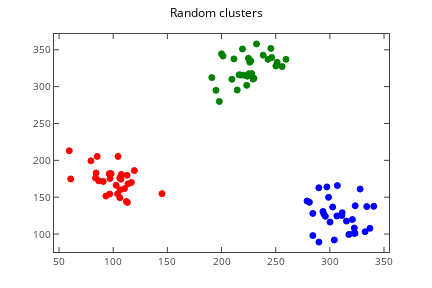

Here is the notebook cell this chart was saved with:
### Code cell
py.offline.iplot(plotly_dict)

### Figure 1 — Plotly figure (JSON) as saved in the notebook; plotly's stock layout.template omitted (floating-point values rounded to 4 significant figures)
{"data": [{"marker": {"color": ["rgba(255,0,0,1.0)", "rgba(255,0,0,1.0)", "rgba(255,0,0,1.0)", "rgba(255,0,0,1.0)", "rgba(255,0,0,1.0)", "rgba(255,0,0,1.0)", "rgba(255,0,0,1.0)", "rgba(255,0,0,1.0)", "rgba(255,0,0,1.0)", "rgba(255,0,0,1.0)", "rgba(255,0,0,1.0)", "rgba(255,0,0,1.0)", "rgba(255,0,0,1.0)", "rgba(255,0,0,1.0)", "rgba(255,0,0,1.0)", "rgba(255,0,0,1.0)", "rgba(255,0,0,1.0)", "rgba(255,0,0,1.0)", "rgba(255,0,0,1.0)", "rgba(255,0,0,1.0)", "rgba(255,0,0,1.0)", "rgba(255,0,0,1.0)", "rgba(255,0,0,1.0)", "rgba(255,0,0,1.0)", "rgba(255,0,0,1.0)", "rgba(255,0,0,1.0)", "rgba(255,0,0,1.0)", "rgba(255,0,0,1.0)", "rgba(255,0,0,1.0)", "rgba(255,0,0,1.0)", "rgba(0,128,0,1.0)", "rgba(0,128,0,1.0)", "rgba(0,128,0,1.0)", "rgba(0,128,0,1.0)", "rgba(0,128,0,1.0)", "rgba(0,128,0,1.0)", "rgba(0,128,0,1.0)", "rgba(0,128,0,1.0)", "rgba(0,128,0,1.0)", "rgba(0,128,0,1.0)", "rgba(0,128,0,1.0)", "rgba(0,128,0,1.0)", "rgba(0,128,0,1.0)", "rgba(0,128,0,1.0)", "rgba(0,128,0,1.0)", "rgba(0,128,0,1.0)", "rgba(0,128,0,1.0)", "rgba(0,128,0,1.0)", "rgba(0,128,0,1.0)", "rgba(0,128,0,1.0)", "rgba(0,128,0,1.0)", "rgba(0,128,0,1.0)", "rgba(0,128,0,1.0)", "rgba(0,128,0,1.0)", "rgba(0,128,0,1.0)", "rgba(0,128,0,1.0)", "rgba(0,128,0,1.0)", "rgba(0,128,0,1.0)", "rgba(0,128,0,1.0)", "rgba(0,128,0,1.0)", "rgba(0,0,255,1.0)", "rgba(0,0,255,1.0)", "rgba(0,0,255,1.0)", "rgba(0,0,255,1.0)", "rgba(0,0,255,1.0)", "rgba(0,0,255,1.0)", "rgba(0,0,255,1.0)", "rgba(0,0,255,1.0)", "rgba(0,0,255,1.0)", "rgba(0,0,255,1.0)", "rgba(0,0,255,1.0)", "rgba(0,0,255,1.0)", "rgba(0,0,255,1.0)", "rgba(0,0,255,1.0)", "rgba(0,0,255,1.0)", "rgba(0,0,255,1.0)", "rgba(0,0,255,1.0)", "rgba(0,0,255,1.0)", "rgba(0,0,255,1.0)", "rgba(0,0,255,1.0)", "rgba(0,0,255,1.0)", "rgba(0,0,255,1.0)", "rgba(0,0,255,1.0)", "rgba(0,0,255,1.0)", "rgba(0,0,255,1.0)", "rgba(0,0,255,1.0)", "rgba(0,0,255,1.0)", "rgba(0,0,255,1.0)", "rgba(0,0,255,1.0)", "rgba(0,0,255,1.0)"], "line": {"color": ["rgba(255,0,0,1.0)", "rgba(255,0,0,1.0)", "rgba(255,0,0,1.0)", "rgba(255,0,0,1.0)", "rgba(255,0,0,1.0)", "rgba(255,0,0,1.0)", "rgba(255,0,0,1.0)", "rgba(255,0,0,1.0)", "rgba(255,0,0,1.0)", "rgba(255,0,0,1.0)", "rgba(255,0,0,1.0)", "rgba(255,0,0,1.0)", "rgba(255,0,0,1.0)", "rgba(255,0,0,1.0)", "rgba(255,0,0,1.0)", "rgba(255,0,0,1.0)", "rgba(255,0,0,1.0)", "rgba(255,0,0,1.0)", "rgba(255,0,0,1.0)", "rgba(255,0,0,1.0)", "rgba(255,0,0,1.0)", "rgba(255,0,0,1.0)", "rgba(255,0,0,1.0)", "rgba(255,0,0,1.0)", "rgba(255,0,0,1.0)", "rgba(255,0,0,1.0)", "rgba(255,0,0,1.0)", "rgba(255,0,0,1.0)", "rgba(255,0,0,1.0)", "rgba(255,0,0,1.0)", "rgba(0,128,0,1.0)", "rgba(0,128,0,1.0)", "rgba(0,128,0,1.0)", "rgba(0,128,0,1.0)", "rgba(0,128,0,1.0)", "rgba(0,128,0,1.0)", "rgba(0,128,0,1.0)", "rgba(0,128,0,1.0)", "rgba(0,128,0,1.0)", "rgba(0,128,0,1.0)", "rgba(0,128,0,1.0)", "rgba(0,128,0,1.0)", "rgba(0,128,0,1.0)", "rgba(0,128,0,1.0)", "rgba(0,128,0,1.0)", "rgba(0,128,0,1.0)", "rgba(0,128,0,1.0)", "rgba(0,128,0,1.0)", "rgba(0,128,0,1.0)", "rgba(0,128,0,1.0)", "rgba(0,128,0,1.0)", "rgba(0,128,0,1.0)", "rgba(0,128,0,1.0)", "rgba(0,128,0,1.0)", "rgba(0,128,0,1.0)", "rgba(0,128,0,1.0)", "rgba(0,128,0,1.0)", "rgba(0,128,0,1.0)", "rgba(0,128,0,1.0)", "rgba(0,128,0,1.0)", "rgba(0,0,255,1.0)", "rgba(0,0,255,1.0)", "rgba(0,0,255,1.0)", "rgba(0,0,255,1.0)", "rgba(0,0,255,1.0)", "rgba(0,0,255,1.0)", "rgba(0,0,255,1.0)", "rgba(0,0,255,1.0)", "rgba(0,0,255,1.0)", "rgba(0,0,255,1.0)", "rgba(0,0,255,1.0)", "rgba(0,0,255,1.0)", "rgba(0,0,255,1.0)", "rgba(0,0,255,1.0)", "rgba(0,0,255,1.0)", "rgba(0,0,255,1.0)", "rgba(0,0,255,1.0)", "rgba(0,0,255,1.0)", "rgba(0,0,255,1.0)", "rgba(0,0,255,1.0)", "rgba(0,0,255,1.0)", "rgba(0,0,255,1.0)", "rgba(0,0,255,1.0)", "rgba(0,0,255,1.0)", "rgba(0,0,255,1.0)", "rgba(0,0,255,1.0)", "rgba(0,0,255,1.0)", "rgba(0,0,255,1.0)", "rgba(0,0,255,1.0)", "rgba(0,0,255,1.0)"], "width": 1}, "size": 6, "symbol": "circle"}, "mode": "markers", "type": "scatter", "uid": "bf983d6e-d248-4451-b3eb-5b47b52b020c", "x": [90.76, 84.19, 112.1, 116.7, 97.94, 104.0, 86.57, 106.3, 112.8, 113.0, 59.39, 106.1, 102.7, 110.4, 107.4, 96.3, 119.5, 104.4, 145.0, 60.73, 83.67, 97.84, 93.25, 107.2, 113.6, 106.0, 97.06, 79.43, 96.73, 85.19, 224.9, 223.2, 198.0, 255.9, 214.5, 251.4, 230.0, 250.1, 227.9, 227.0, 211.4, 217.7, 200.0, 242.9, 238.4, 216.2, 246.3, 229.1, 191.0, 232.3, 259.5, 201.4, 220.5, 245.6, 225.2, 226.1, 194.9, 209.6, 219.3, 223.9, 279.0, 311.0, 300.2, 328.0, 281.1, 284.2, 306.9, 334.0, 315.3, 340.5, 302.6, 332.5, 322.0, 323.2, 317.5, 337.0, 294.5, 297.2, 295.8, 311.4, 323.4, 289.8, 306.5, 284.3, 289.9, 298.8, 322.6, 293.6, 304.1, 320.8], "xaxis": "x", "y": [171.4, 182.9, 144.3, 170.0, 181.8, 154.6, 172.2, 160.1, 179.8, 142.9, 213.1, 149.3, 166.1, 161.7, 180.9, 181.8, 186.1, 205.3, 154.9, 174.8, 176.1, 181.9, 151.6, 174.5, 168.2, 176.1, 175.4, 199.4, 154.2, 205.3, 338.5, 301.8, 279.8, 327.2, 295.4, 333.0, 311.4, 328.0, 317.7, 334.9, 337.6, 315.7, 344.5, 337.0, 342.7, 316.1, 339.6, 310.3, 312.3, 358.0, 337.0, 341.5, 315.6, 351.9, 317.5, 333.2, 295.0, 310.0, 351.1, 314.1, 144.8, 125.2, 116.2, 161.0, 143.1, 128.0, 165.7, 137.3, 117.6, 137.6, 136.7, 103.1, 100.9, 101.0, 99.51, 107.8, 127.1, 163.9, 124.1, 129.0, 138.4, 162.8, 124.5, 97.89, 89.12, 149.9, 108.2, 130.6, 91.98, 119.7], "yaxis": "y"}], "layout": {"autosize": false, "height": 288, "hovermode": "closest", "margin": {"b": 36, "l": 54, "pad": 0, "r": 43, "t": 34}, "showlegend": false, "title": "Random clusters", "titlefont": {"color": "#000000", "size": 12}, "width": 432, "xaxis": {"anchor": "y", "domain": [0, 1], "mirror": "ticks", "nticks": 9, "range": [45.32, 354.6], "showgrid": false, "showline": true, "side": "bottom", "tickfont": {"size": 10}, "ticks": "inside", "type": "linear", "zeroline": false}, "yaxis": {"anchor": "x", "domain": [0, 1], "mirror": "ticks", "nticks": 8, "range": [75.66, 371.4], "showgrid": false, "showline": true, "side": "left", "tickfont": {"size": 10}, "ticks": "inside", "type": "linear", "zeroline": false}}}
